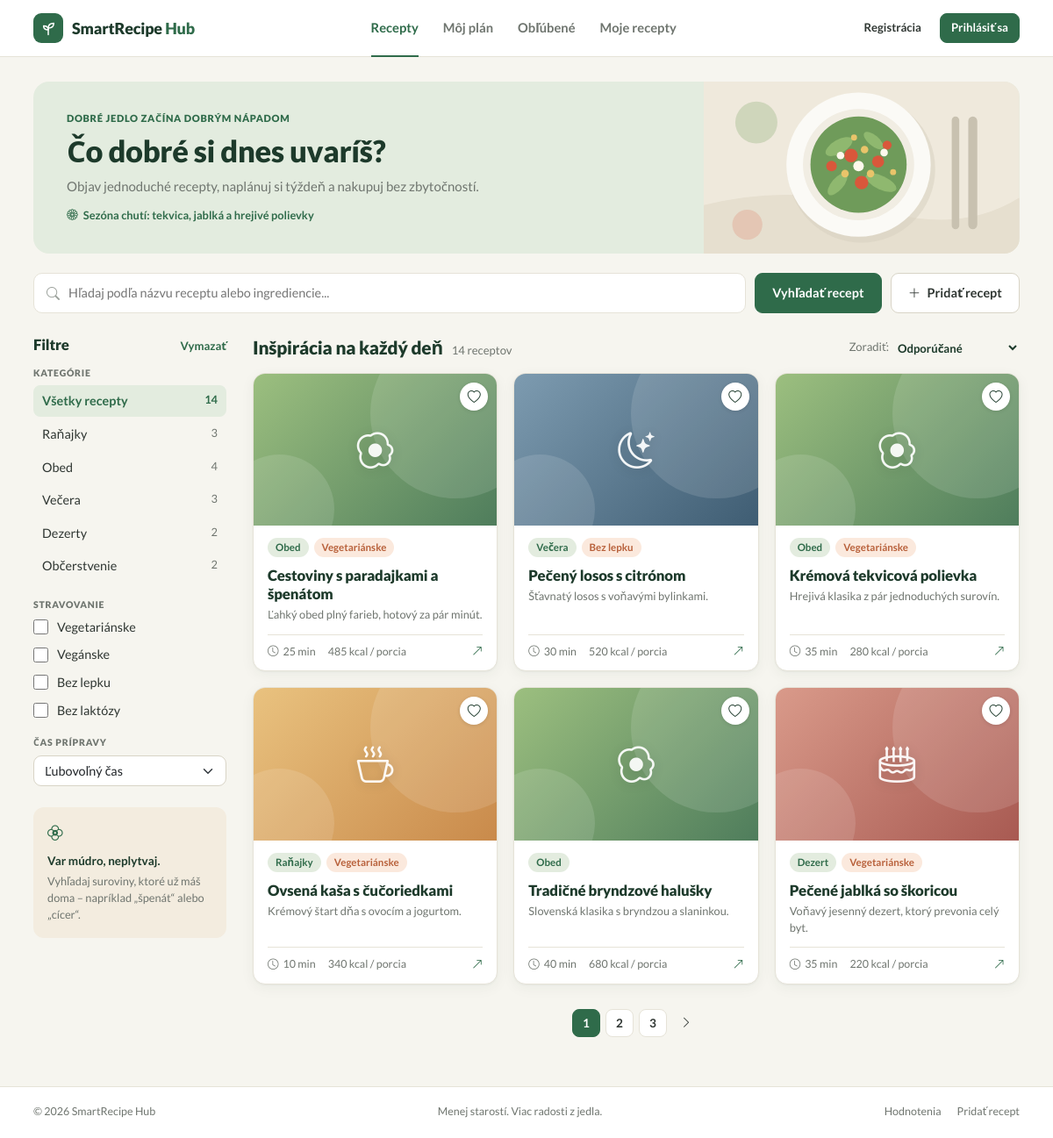
Page /?c=recipe on the committed database.
### tables this page shows
CREATE TABLE IF NOT EXISTS `recipes` (
                                         `id`              INT AUTO_INCREMENT PRIMARY KEY,
                                         `user_id`         INT          NOT NULL,
                                         `title`           VARCHAR(255) NOT NULL,
                                         `summary`         VARCHAR(160) NOT NULL,
                                         `description`     TEXT         NULL,
                                         `category`        VARCHAR(50)  NOT NULL,
                                         `image`           VARCHAR(255) NULL,
                                         `prep_time`       INT          NOT NULL DEFAULT 0,
                                         `cook_time`       INT          NOT NULL DEFAULT 0,
                                         `difficulty`      VARCHAR(20)  NOT NULL DEFAULT 'Jednoduché',
                                         `servings`        TINYINT      NOT NULL DEFAULT 2,
                                         `calories`        INT          NOT NULL,
                                         `protein`         INT          NOT NULL DEFAULT 0,
                                         `carbs`           INT          NOT NULL DEFAULT 0,
                                         `fat`             INT          NOT NULL DEFAULT 0,
                                         `is_vegetarian`   TINYINT(1)   NOT NULL DEFAULT 0,
                                         `is_vegan`        TINYINT(1)   NOT NULL DEFAULT 0,
                                         `is_gluten_free`  TINYINT(1)   NOT NULL DEFAULT 0,
                                         `is_lactose_free` TINYINT(1)   NOT NULL DEFAULT 0,
                                         `tip`             TEXT         NULL,
                                         `created_at`      DATETIME DEFAULT CURRENT_TIMESTAMP,
                                         CONSTRAINT `fk_recipes_user` FOREIGN KEY (`user_id`) REFERENCES `users` (`id`)
                                             ON DELETE CASCADE ON UPDATE CASCADE
);

### App/Views/Partials/recipe-card.php (the view, shortened to what the rows shown need)
<?php
$isFavorite = isset($favoriteIds[$recipe->getId()]);
$detailUrl = $link->url('recipe.show', ['id' => $recipe->getId()]);
$dietTags = $recipe->getDietTags();
?>
<article class="recipe-card" data-recipe-card="<?= $recipe->getId() ?>">
    <div class="recipe-card-media">
        <?= Ui::recipeImage($recipe, $link) ?>
        <?php if ($user->isLoggedIn()): ?>
            <form method="post" action="<?= $link->url('favorite.toggle') ?>" class="fav-form" data-favorite-form>
                <input type="hidden" name="recipe_id" value="<?= $recipe->getId() ?>">
                <input type="hidden" name="return" value="<?= e($returnUrl) ?>">
                <button type="submit" class="fav-btn <?= $isFavorite ? 'is-active' : '' ?>"
                        aria-pressed="<?= $isFavorite ? 'true' : 'false' ?>"
                        aria-label="<?= $isFavorite ? 'Odobrať z obľúbených' : 'Pridať do obľúbených' ?>">
                    <i class="bi <?= $isFavorite ? 'bi-heart-fill' : 'bi-heart' ?>"></i>
                </button>
            </form>
        <?php else: ?>
            <a class="fav-btn" href="<?= $link->url('auth.login') ?>" aria-label="Prihlás sa a ulož si recept">
                <i class="bi bi-heart"></i>
            </a>
        <?php endif; ?>
    </div>
    <div class="recipe-card-body">
        <div class="tag-row">
            <span class="tag tag-green"><?= e($recipe->getCategory()) ?></span>
            <?php if ($dietTags): ?>
                <span class="tag tag-orange"><?= e($dietTags[0]) ?></span>
            <?php endif; ?>
        </div>
        <h3 class="recipe-card-title">
            <a href="<?= $detailUrl ?>" class="stretched-link"><?= e($recipe->getTitle()) ?></a>
        </h3>
        <p class="recipe-card-summary"><?= e($recipe->getSummary()) ?></p>
        <div class="recipe-card-meta">
            <span><i class="bi bi-clock"></i> <?= $recipe->getTotalTime() ?> min</span>
            <span><?= (int)$recipe->getCalories() ?> kcal / porcia</span>
            <i class="bi bi-arrow-up-right recipe-card-arrow" aria-hidden="true"></i>
        </div>
    </div>
</article>

### App/Views/Partials/recipe-listing.php (shortened to what the rows shown need)
<?php
$returnUrl = $link->url($route, $query->params());
?>
<div class="listing">
    <div class="listing-layout">
        <aside class="filters" aria-label="Filtre">
            <div class="filters-head">
                <h2>Filtre</h2>
            </div>
        </aside>
        <section class="listing-results" aria-labelledby="listing-title">
            <div class="results-head">
                <h2 id="listing-title"><?= e($listTitle) ?>
                    <span class="muted-count"><?= $total ?> <?= Ui::plural($total, 'recept', 'recepty', 'receptov') ?></span>
                </h2>
            </div>
            <?php if ($recipes === []): ?>
                <div class="empty-state">
                    <i class="bi bi-basket" aria-hidden="true"></i>
                    <h3><?= e($query->hasActiveFilters() ? 'Nič sme nenašli' : $emptyTitle) ?></h3>
                    <p><?= e($query->hasActiveFilters() ? 'Skús zmeniť filtre alebo hľadaný výraz.' : $emptyText) ?></p>
                    <?php if ($query->hasActiveFilters()): ?>
                        <a href="<?= $link->url($route) ?>" class="btn btn-light-outline">Zrušiť filtre</a>
                    <?php elseif (!empty($emptyAction)): ?>
                        <?= $emptyAction ?>
                    <?php endif; ?>
                </div>
            <?php else: ?>
                <div class="recipe-grid">
                    <?php foreach ($recipes as $recipe): ?>
                        <?php require __DIR__ . '/recipe-card.php'; ?>
                    <?php endforeach; ?>
                </div>
            <?php endif; ?>
        </section>
    </div>
</div>

### App/Helpers/Ui.php (shortened to what the rows shown need)
<?php
class Ui
{
    public static function plural(int|float $n, string $one, string $few, string $many): string
    {
        $n = (int)round($n);
        return ($n >= 2 && $n <= 4) ? $few : $many;
    }
    public static function recipeImage(Recipe $recipe, LinkGenerator $link, string $class = ''): string
    {
        $category = $recipe->getCategory() ?? '';
        $icon = self::CATEGORY_ICONS[$category] ?? 'bi-basket';
        $variant = array_search($category, Recipe::CATEGORIES, true);
        $variant = $variant === false ? 0 : $variant;
        return '<div class="recipe-img recipe-img--placeholder variant-' . $variant . ' ' . e($class)
            . '" role="img" aria-label="' . e($recipe->getTitle()) . '"><i class="bi ' . $icon . '"></i></div>';
    }
}

### rows in the picture
recipes: category "Obed", dietTags "Vegetariánske", title "Cestoviny s paradajkami a špenátom", summary "Ľahký obed plný farieb, hotový za pár minút.", $recipe->getTotalTime() "25", calories "485"
recipes: category "Večera", dietTags "Bez lepku", title "Pečený losos s citrónom", summary "Šťavnatý losos s voňavými bylinkami.", $recipe->getTotalTime() "30", calories "520"
recipes: category "Obed", dietTags "Vegetariánske", title "Krémová tekvicová polievka", summary "Hrejivá klasika z pár jednoduchých surovín.", $recipe->getTotalTime() "35", calories "280"
recipes: category "Raňajky", dietTags "Vegetariánske", title "Ovsená kaša s čučoriedkami", summary "Krémový štart dňa s ovocím a jogurtom.", $recipe->getTotalTime() "10", calories "340"
recipes: category "Obed", title "Tradičné bryndzové halušky", summary "Slovenská klasika s bryndzou a slaninkou.", $recipe->getTotalTime() "40", calories "680"
recipes: category "Dezert", dietTags "Vegetariánske", title "Pečené jablká so škoricou", summary "Voňavý jesenný dezert, ktorý prevonia celý byt.", $recipe->getTotalTime() "35", calories "220"

### other values in the picture
$label "Recepty"
$label "Môj plán"
$label "Obľúbené"
$label "Moje recepty"
Ui::seasonText() "Sezóna chutí: tekvica, jablká a hrejivé polievky"
$label "Všetky recepty"
$categoryCounts[$value] "14"
$label "Raňajky"
$categoryCounts[$value] "3"
$label "Obed"
$categoryCounts[$value] "4"
$label "Večera"
$label "Dezerty"
$categoryCounts[$value] "2"
$label "Občerstvenie"
